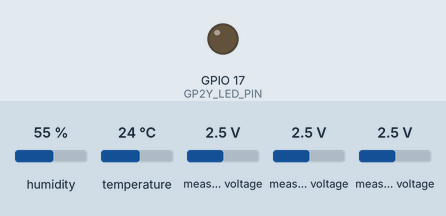
The sketch below on a simulated ESP32-S3. On the bench: output pins drawn as LEDs (lit = HIGH). Dashed ring = blinking. Inputs (shaded band) come from the test bench; at power-on: measured voltage 2.5 V, humidity 55 %, temperature 24 °C. WiFi joins after 1.5 s; servers stay silent unless stated; what the sketch prints to the serial monitor is not drawn.

Above: at 0.0 s.
At 1.1 s:
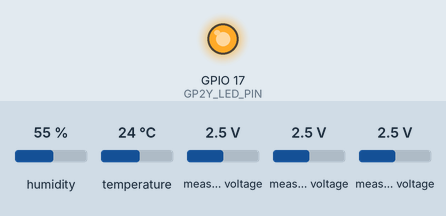
At 20.7 s:
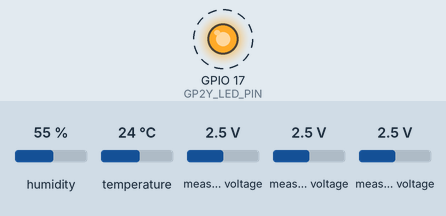
20.8 s: measured voltage (sensor 200) set to 3.8 V
Timing chart, 0 to 29.1 s (numbered marks = the images above; inputs shaded):
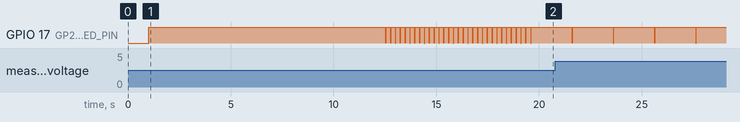

Measured:
- by itself, GPIO 17 (GP2Y_LED_PIN): alternates HIGH for 2.0 s and LOW for 0.01 s

The sketch:

finalenvi.ino
```cpp
/*
  ============================================================
  TRINETRA — AIoT Industrial Worker Safety System
  ESP32-S3 Environment Node — Firebase Realtime Upload
  ============================================================

  HARDWARE (UNCHANGED):
    ESP32-S3
      SDA -> GPIO21
      SCL -> GPIO18

    ADS1115
      VCC  -> 3.3V | GND -> GND | ADDR -> GND (0x48)

    DHT22
      VCC -> 3.3V | GND -> GND | DATA -> GPIO4
      4.7k pull-up to 3.3V required

    MQ2  (VCC 5V) -> 10k divider -> ADS AIN0
    MQ135(VCC 5V) -> 10k divider -> ADS AIN1

    GP2Y1014AU0F
      BLACK  -> GND
      BLUE   -> 5V via 150R
      GREEN  -> GPIO17
      YELLOW -> GND
      RED    -> ADS AIN2
      WHITE  -> 5V  (+220uF cap to GND)

  FIREBASE STRUCTURE WRITTEN:
    environment/zone_01/
      temp      (°C)
      humidity  (%)
      gas       (MQ2 index × 10  → dashboard alert >15)
      smoke     (MQ135 index × 10)
      aqi       (dust_index       → dashboard alert >150)
      alert     (boolean)
      ts        (millis, freshness watchdog)

  REQUIRED LIBRARIES (install via PlatformIO / Arduino Library Manager):
    - Firebase ESP Client  by Mobizt       (search: "Firebase ESP Client")
    - Adafruit ADS1X15                     (search: "Adafruit ADS1X15")
    - DHT sensor library   by Adafruit
  ============================================================
*/

#include <Arduino.h>
#include <Wire.h>
#include <Adafruit_ADS1X15.h>
#include <DHT.h>
#include <WiFi.h>

// Firebase ESP Client by Mobizt — EXACT include order matters
#include <Firebase_ESP_Client.h>
#include "addons/TokenHelper.h"   // handles token refresh automatically
#include "addons/RTDBHelper.h"    // printResult helper (optional but useful)

// ============================================================
// WIFI CREDENTIALS  ← Only placeholders in entire file
// ============================================================

#define WIFI_SSID     "****"
#define WIFI_PASSWORD "******"

// ============================================================
// FIREBASE CREDENTIALS
// ============================================================

#define API_KEY      "xxyz"
#define DATABASE_URL "khdhggd"

// RTDB path — must match dashboard listener exactly
#define ZONE_PATH "environment/zone_01"

// ============================================================
// PIN CONFIG  (unchanged from original)
// ============================================================

#define SDA_PIN       21
#define SCL_PIN       18
#define DHTPIN         4
#define DHTTYPE    DHT22
#define GP2Y_LED_PIN  17

// ADS1115 channel assignments (unchanged)
#define MQ2_CH    0
#define MQ135_CH  1
#define GP2Y_CH   2

// ============================================================
// OBJECTS
// ============================================================

Adafruit_ADS1115 ads;
DHT              dht(DHTPIN, DHTTYPE);

FirebaseData     fbdo;      // RTDB stream/call object
FirebaseAuth     auth;      // auth credentials (anonymous)
FirebaseConfig   config;    // API key, DB URL, token callback

// ============================================================
// CONSTANTS  (unchanged from original)
// ============================================================

const float ADS_LSB    = 0.0001875f;   // GAIN_TWOTHIRDS LSB in volts
const float MQ_VDIV    = 2.0f;         // voltage divider restore factor
const float DUST_SCALE = 100.0f;       // dust index scaler

// ============================================================
// BASELINES
// ============================================================

float baseline_mq2   = 0.0f;
float baseline_mq135 = 0.0f;
float baseline_dust  = 0.0f;

// ============================================================
// UPLOAD STATE
// ============================================================

bool           firebaseReady  = false;   // set true after signUp succeeds
unsigned long  lastUploadMs   = 0;
unsigned long  lastSensorMs   = 0;

const unsigned long UPLOAD_INTERVAL_MS = 2000UL;  // upload every 2 seconds
const unsigned long SENSOR_INTERVAL_MS = 2000UL;  // DHT22 min interval = 2s

// Last-good sensor values (shown on dashboard even if a read fails momentarily)
float last_tempC      = 0.0f;
float last_hum        = 0.0f;
float last_mq2_v      = 0.0f;
float last_mq2_index  = 1.0f;
float last_mq135_v    = 0.0f;
float last_mq135_index= 1.0f;
float last_dust_v     = 0.0f;
float last_dust_index = 0.0f;
bool  last_alert      = false;

// ============================================================
// ADS READ  (unchanged from original)
// ============================================================

float readADSVoltage(uint8_t channel) {
  int16_t raw  = ads.readADC_SingleEnded(channel);
  float voltage = raw * ADS_LSB;
  return (voltage < 0.0f) ? 0.0f : voltage;
}

// ============================================================
// GP2Y DUST READ — extracted into function to keep loop clean
// ============================================================


void readDust(int16_t &out_raw, float &out_voltage) {
  digitalWrite(GP2Y_LED_PIN, LOW);
  delayMicroseconds(280);

  out_raw     = ads.readADC_SingleEnded(GP2Y_CH);
  out_voltage = out_raw * ADS_LSB;

  delayMicroseconds(40);
  digitalWrite(GP2Y_LED_PIN, HIGH);
  delayMicroseconds(9680);

  if (out_voltage < 0.0f) out_voltage = 0.0f;
}
// ============================================================
// WIFI — connect with retry and hard reboot on total failure
// ============================================================

void connectWiFi() {
  if (WiFi.status() == WL_CONNECTED) return;

  Serial.printf("[WIFI] Connecting to %s", WIFI_SSID);
  WiFi.mode(WIFI_STA);
  WiFi.begin(WIFI_SSID, WIFI_PASSWORD);

  int attempts = 0;
  while (WiFi.status() != WL_CONNECTED && attempts < 40) {
    delay(500);
    Serial.print(".");
    attempts++;
  }

  if (WiFi.status() == WL_CONNECTED) {
    Serial.printf("\n[WIFI] Connected. IP: %s  RSSI: %d dBm\n",
                  WiFi.localIP().toString().c_str(),
                  WiFi.RSSI());
  } else {
    Serial.println("\n[WIFI] FAILED after 20s — rebooting in 5s");
    delay(5000);
    ESP.restart();   // hard reboot; sensor node must always be online
  }
}

// ============================================================
// FIREBASE INIT — called once in setup()
//
// WHY Anonymous signUp?
//   Firebase RTDB rules require authenticated UID even for anonymous users.
//   Without signUp(), every write returns HTTP 401 UNAUTHORIZED silently.
//   signUp("","") creates a new anonymous UID + short-lived ID token.
//   TokenHelper.h refreshes that token automatically before expiry.
// ============================================================

void initFirebase() {
  config.api_key      = API_KEY;
  config.database_url = DATABASE_URL;

  // Anonymous sign-up — empty email/password = anonymous user
  if (Firebase.signUp(&config, &auth, "", "")) {
    Serial.println("[FIREBASE] Anonymous auth OK");
    firebaseReady = true;
  } else {
    // Most common failure: wrong API key, or Authentication not enabled
    // in Firebase Console → Authentication → Sign-in method → Anonymous
    Serial.printf("[FIREBASE] Auth FAILED: %s\n",
                  config.signer.signupError.message.c_str());
    Serial.println("[FIREBASE] >>> Enable Anonymous auth in Firebase Console <<<");
    // Do NOT reboot here — allow sensor reads to continue; retry will happen
    // next time Firebase.ready() is checked
  }

  // TokenHelper callback: prints token status to Serial, handles auto-refresh
  // THIS IS THE LINE THAT PREVENTS THE "stops after 1 hour" BUG
  config.token_status_callback = tokenStatusCallback;

  Firebase.begin(&config, &auth);

  // Tell Firebase library to reconnect WiFi if it drops
  Firebase.reconnectWiFi(true);

  // Increase response buffer — prevents corruption on larger RTDB responses
  fbdo.setResponseSize(4096);

  Serial.println("[FIREBASE] Client initialized");
}

// ============================================================
// FIREBASE UPLOAD — called on interval from loop()
// ============================================================

void uploadToFirebase() {

  /*
    Dashboard alert thresholds (from your JS):
      gas  > 15  → alert
      aqi  > 150 → alert

    Firmware alert thresholds (local):
      mq2_index  > 1.4  → alert
      mq135_index> 1.4  → alert
      dust_index > 100  → alert

    Mapping:
      gas   = mq2_index * 10    → 1.0 baseline=10, 1.5=15 (dashboard alert), 2.0=20
      smoke = mq135_index * 10  → same scale
      aqi   = dust_index        → 0 baseline, 100=firmware alert, 150=dashboard alert
  */

  float gas_val   = last_mq2_index   * 10.0f;
  float smoke_val = last_mq135_index * 10.0f;
  float aqi_val   = last_dust_index;

  FirebaseJson payload;
  payload.set("temp",     isnan(last_tempC) ? 0.0f : last_tempC);
  payload.set("humidity", isnan(last_hum)   ? 0.0f : last_hum);
  payload.set("gas",      gas_val);
  payload.set("smoke",    smoke_val);
  payload.set("aqi",      aqi_val);
  payload.set("alert",    last_alert);
  payload.set("ts",       (unsigned long)millis());   // dashboard can check staleness

  Serial.printf("[UPLOAD] temp=%.1f°C  hum=%.1f%%  gas=%.2f  smoke=%.2f  aqi=%.2f  alert=%s\n",
                isnan(last_tempC) ? 0.0f : last_tempC,
                isnan(last_hum)   ? 0.0f : last_hum,
                gas_val, smoke_val, aqi_val,
                last_alert ? "YES ⚠" : "no");

  // setJSON writes all fields atomically in a single HTTP PATCH
  // This is the correct function — NOT push(), NOT set() on individual keys
  if (Firebase.RTDB.setJSON(&fbdo, ZONE_PATH, &payload)) {
    Serial.println("[FIREBASE] ✓ Upload OK");
  } else {
    // Print exact error — common errors:
    //   "connection lost"    → WiFi dropped between writes
    //   "token expired"      → TokenHelper not included / callback not set
    //   "permission denied"  → RTDB rules not set to allow anonymous writes
    Serial.printf("[FIREBASE] ✗ Upload FAILED: %s\n",
                  fbdo.errorReason().c_str());
  }
}

// ============================================================
// CALIBRATION  (logic unchanged from original)
// ============================================================

void calibrateSensors() {
  Serial.println("[CAL] Calibrating baselines...");

  float sum_mq2 = 0.0f, sum_mq135 = 0.0f, sum_dust = 0.0f;
  const int SAMPLES = 30;

  for (int i = 0; i < SAMPLES; i++) {
    sum_mq2   += readADSVoltage(MQ2_CH)   * MQ_VDIV;
    sum_mq135 += readADSVoltage(MQ135_CH) * MQ_VDIV;

    int16_t d_raw; float d_v;
    readDust(d_raw, d_v);
    sum_dust += d_v;

    Serial.printf("[CAL] sample %2d/%d\r", i + 1, SAMPLES);
    delay(200);
  }

  baseline_mq2   = sum_mq2   / SAMPLES;
  baseline_mq135 = sum_mq135 / SAMPLES;
  baseline_dust  = sum_dust  / SAMPLES;

  Serial.println();
  Serial.println("[CAL] === BASELINES ===");
  Serial.printf ("[CAL] MQ2:   %.4f V\n", baseline_mq2);
  Serial.printf ("[CAL] MQ135: %.4f V\n", baseline_mq135);
  Serial.printf ("[CAL] DUST:  %.4f V\n", baseline_dust);
  Serial.println("[CAL] =================");
}

// ============================================================
// SETUP
// ============================================================

void setup() {
  Serial.begin(115200);
  delay(1000);
  Serial.println("\n============================================");
  Serial.println("  TRINETRA — Environment Node BOOT");
  Serial.println("============================================");

  // I2C bus
  Wire.begin(SDA_PIN, SCL_PIN);

  // ADS1115
  if (!ads.begin()) {
    Serial.println("[ADS] NOT DETECTED — check SDA/SCL wiring — HALTED");
    while (1) delay(1000);
  }
  ads.setGain(GAIN_TWOTHIRDS);   // ±6.144V range, LSB = 187.5µV
  Serial.println("[ADS] ADS1115 OK");

  // DHT22
  dht.begin();
  Serial.println("[DHT] DHT22 OK");

  // GP2Y LED pin
  pinMode(GP2Y_LED_PIN, OUTPUT);
  digitalWrite(GP2Y_LED_PIN, HIGH);   // LED off (active LOW)
  Serial.println("[GP2Y] GP2Y1014 OK");

  // WiFi — must be up before Firebase init
  connectWiFi();

  // Firebase — must be called after WiFi
  initFirebase();

  // MQ sensor warmup (original: 10s)
  Serial.println("[MQ] Warming up MQ sensors (10s)...");
  for (int i = 10; i > 0; i--) {
    Serial.printf("[MQ] %ds remaining...\n", i);
    delay(1000);
  }
  Serial.println("[MQ] Warmup complete");

  // Baseline calibration
  calibrateSensors();

  Serial.println("\n[SYS] SYSTEM READY — starting sensor loop\n");
}

// ============================================================
// LOOP
// ============================================================

void loop() {
  unsigned long now = millis();

  // ----------------------------------------------------------
  // 1. WiFi Watchdog — runs every loop iteration, very cheap
  // ----------------------------------------------------------
  if (WiFi.status() != WL_CONNECTED) {
    Serial.println("[WIFI] Connection lost — attempting reconnect");
    WiFi.disconnect();
    delay(1000);
    connectWiFi();
  }

  // ----------------------------------------------------------
  // 2. Sensor Read Block — gated by SENSOR_INTERVAL_MS
  //    DHT22 requires ≥2s between reads; other sensors read fresh anyway
  // ----------------------------------------------------------
  if (now - lastSensorMs >= SENSOR_INTERVAL_MS) {
    lastSensorMs = now;

    // ---- DHT22 ----
    float tempC = dht.readTemperature();
    float hum   = dht.readHumidity();

    if (!isnan(tempC)) last_tempC = tempC;
    if (!isnan(hum))   last_hum   = hum;

    // ---- MQ2 ----
    int16_t mq2_raw   = ads.readADC_SingleEnded(MQ2_CH);
    float   mq2_ads_v = mq2_raw * ADS_LSB;
    float   mq2_v     = mq2_ads_v * MQ_VDIV;
    last_mq2_v = mq2_v;

    // ---- MQ135 ----
    int16_t mq135_raw   = ads.readADC_SingleEnded(MQ135_CH);
    float   mq135_ads_v = mq135_raw * ADS_LSB;
    float   mq135_v     = mq135_ads_v * MQ_VDIV;
    last_mq135_v = mq135_v;

    // ---- GP2Y Dust ----
    int16_t dust_raw_val; float dust_v_val;
    readDust(dust_raw_val, dust_v_val);
    last_dust_v = dust_v_val;

    // ---- Indices (unchanged logic from original) ----
    last_mq2_index = (baseline_mq2 > 0.01f)
                     ? (mq2_v / baseline_mq2) : 1.0f;

    last_mq135_index = (baseline_mq135 > 0.01f)
                       ? (mq135_v / baseline_mq135) : 1.0f;

    last_dust_index = max(0.0f,
                      (last_dust_v - baseline_dust)) * DUST_SCALE;

    // ---- Alert Logic (unchanged from original) ----
    last_alert = (last_mq2_index   > 1.4f  ||
                  last_mq135_index > 1.4f  ||
                  last_dust_index  > 100.0f);

    // ---- Serial JSON output (format unchanged from original) ----
    Serial.print("{");
    Serial.print("\"tempC\":");
    if (isnan(last_tempC)) Serial.print(-999);
    else                   Serial.print(last_tempC, 2);

    Serial.print(",\"hum\":");
    if (isnan(last_hum)) Serial.print(-999);
    else                 Serial.print(last_hum, 2);

    Serial.print(",\"mq2_raw\":");   Serial.print(mq2_raw);
    Serial.print(",\"mq2_v\":");     Serial.print(mq2_v,           4);
    Serial.print(",\"mq2_idx\":");   Serial.print(last_mq2_index,  2);

    Serial.print(",\"mq135_raw\":"); Serial.print(mq135_raw);
    Serial.print(",\"mq135_v\":");   Serial.print(mq135_v,         4);
    Serial.print(",\"mq135_idx\":"); Serial.print(last_mq135_index,2);

    Serial.print(",\"dust_raw\":");  Serial.print(dust_raw_val);
    Serial.print(",\"dust_v\":");    Serial.print(last_dust_v,      4);
    Serial.print(",\"dust_idx\":");  Serial.print(last_dust_index,  2);

    Serial.print(",\"alert\":");
    Serial.print(last_alert ? "true" : "false");
    Serial.println("}");
  }

  // ----------------------------------------------------------
  // 3. Firebase Upload Block — gated by UPLOAD_INTERVAL_MS
  //
  //    Firebase.ready() returns true ONLY when:
  //      a) WiFi is connected
  //      b) Anonymous auth token is valid (not expired)
  //      c) Firebase.begin() has been called
  //
  //    firebaseReady flag gates this if signUp() failed at boot.
  //    The node will still read sensors and print serial even if
  //    Firebase is unavailable — it degrades gracefully.
  // ----------------------------------------------------------
  if (firebaseReady) {
    if (Firebase.ready()) {
      if (now - lastUploadMs >= UPLOAD_INTERVAL_MS) {
        lastUploadMs = now;
        uploadToFirebase();
      }
    } else {
      // Firebase not ready: token refreshing, or WiFi just reconnected.
      // Do NOT upload — Firebase.ready() will return true once token is live.
      // TokenHelper handles this automatically in the background.
      Serial.println("[FIREBASE] Waiting for ready state (token refresh or reconnect)...");
    }
  }

  // ----------------------------------------------------------
  // 4. Small yield — prevents WDT trigger on tight loops
  //    No large blocking delay here — timing is managed by millis()
  // ----------------------------------------------------------
  delay(10);
}
```
